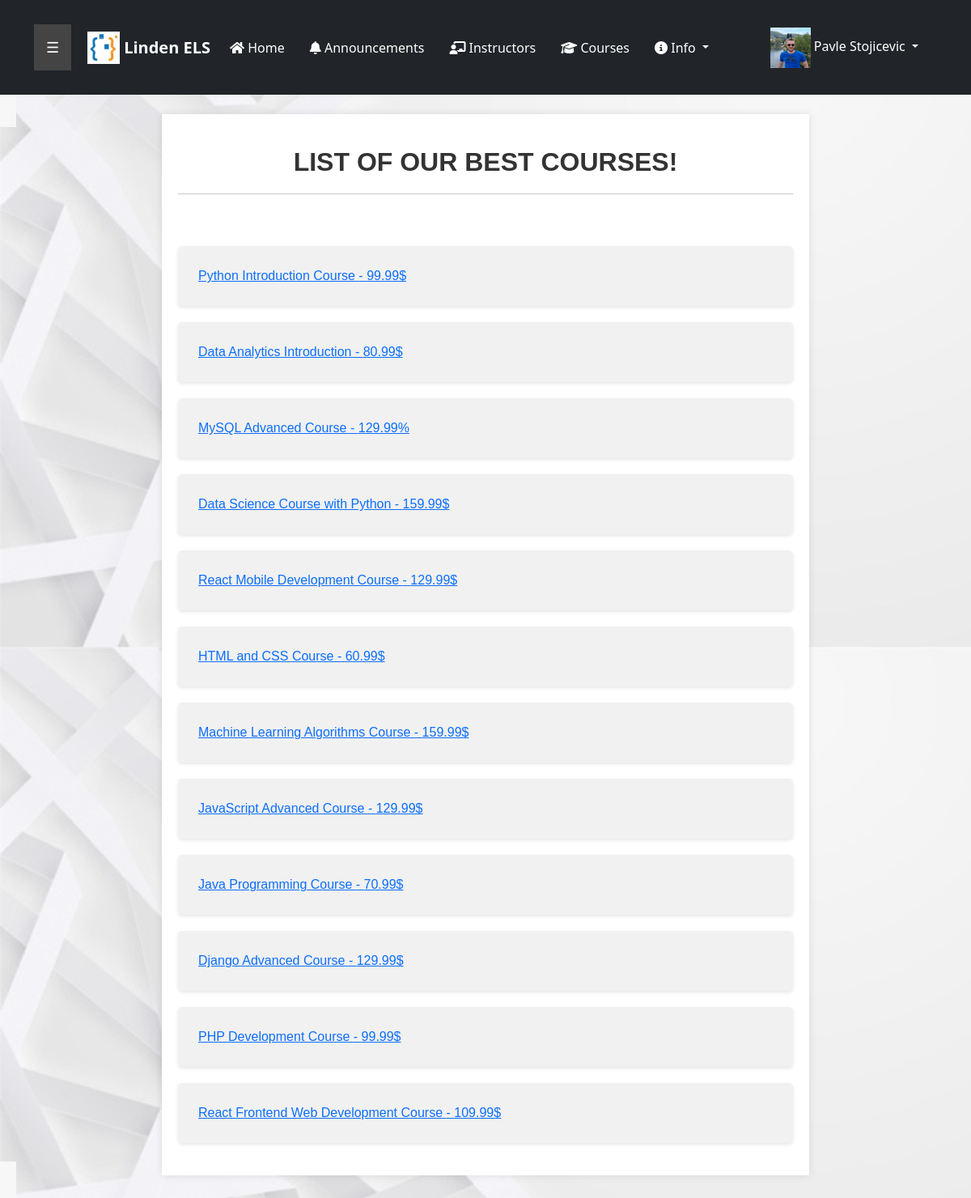
/course_list/ (signed in), run on the app's committed database.
### elearn/models.py (models this page shows, shortened)
class User(AbstractUser):
    is_learner = models.BooleanField(default=True)
    is_teacher = models.BooleanField(default=False, null=True)
    is_admin = models.BooleanField(default=False, null=True)

class UserProfile(models.Model):
    user = models.OneToOneField(User, on_delete=models.CASCADE, null=True)
    enrolled_courses = models.ManyToManyField(Course)
    profile_pic = models.ImageField(upload_to="images")
    bio = models.TextField()
    instagram = models.URLField(blank=True, null=True)
    facebook = models.URLField(blank=True, null=True)
    twitter = models.URLField(blank=True, null=True)
    linkedin = models.URLField(blank=True, null=True)
    birth_date = models.CharField(max_length=11)

class Course(models.Model):
    name = models.CharField(max_length=155, blank=False)
    description = models.TextField()
    color = models.CharField(default='#00bbff', max_length=7)
    badge = models.ImageField(upload_to="images")
    price = models.CharField(default='50.99$', max_length=10)
    instructor = models.CharField(max_length=155, null=True)

### elearn/views.py (the view)
# urls.py: path('course_list/', views.CourseListView.as_view(), name='course_list'),
class CourseListView(ListView):
    model = Course
    queryset = Course.objects.all()
    template_name = "course_list.html"

### templates/course_list.html (shortened to what this page needs)
{% extends 'base.html' %}
{% load static %}
{%block content%}
<!DOCTYPE html>
<html>
<body2>
    <div class="container2">
    <h1 class="x">LIST OF OUR BEST COURSES!</h1>
    <hr><br><br>
        <ul class="c1class">
            {% for object in object_list %}
                <a href="{% url 'course_detail' object.pk %}"><li class="c2class">{{ object.name }} - {{object.price}}</li></a>            {% endfor %}
        </ul>
    </div>
</body2>
</html>
{%endblock%}

### templates/navbar.html (shortened to what this page needs)
<!DOCTYPE html>
{% load static %}
<html>
<head>
  <link rel="stylesheet" href="https://cdnjs.cloudflare.com/ajax/libs/font-awesome/5.15.3/css/all.min.css" />
  <link rel="stylesheet" href="{% static 'ELS/css/navbar.css' %}">
  <link rel="stylesheet" href="{% static 'ELS/css/sidebar.css' %}">
</head>
<body>
  <div class="navbar-wrapper">
    <nav class="navbar navbar-expand-lg navbar-dark bg-dark">
      <div class="container-fluid">
        {% if user.is_staff or user.is_admin %}
        <div id="main">
          <button class="openbtn" onclick="openNav()">&#9776;</button>
        </div>
        {%endif%}
        <a class="navbar-brand" href="#">
          <img src="{% static 'ELS/img/logo.jpg' %}" alt="Logo" class="navbar-logo">
          Linden ELS
        </a>
        <div class="collapse navbar-collapse" id="navbarSupportedContent">
          <ul class="navbar-nav">
            <li class="nav-item">
              <a class="nav-link" href="{% url 'home' %}"><i class="fa fa-home"></i>
                Home</a>
            </li>
            {% if user.is_authenticated %}
            <li class="nav-item">
              <a class="nav-link" href="{% url 'announcements' %}"><i class="fa-solid fa-bell"></i> Announcements</a>
            </li>
            {%endif%}
            <li class="nav-item">
              <a class="nav-link" href="{% url 'instructors' %}"><i class="fa-solid fa-chalkboard-user"></i> Instructors</a>
            </li>
            <li class="nav-item">
              <a class="nav-link" href="{% url 'course_list' %}"><i class="fa-solid fa-graduation-cap"></i> Courses</a>
            </li>
            <div class="navbar-nav justify-content-end">
            <li class="nav-item dropdown">
              <a class="nav-link dropdown-toggle" href="" role="button" data-bs-toggle="dropdown" aria-haspopup="true" aria-expanded="false">
                <i class="fa-solid fa-circle-info"></i> Info
              </a>
            </li>
          </ul>
        </div>
          <ul class="navbar-nav justify-content-end">
            {% if user.is_authenticated %}
              <li class="nav-item dropdown account-dropdown">
                <a class="nav-link dropdown-toggle" href=""  role="button" data-bs-toggle="dropdown" aria-haspopup="true" aria-expanded="false">
                  <img src="{{user.userprofile.profile_pic.url}}" width="50px" height="50px"> {{user.first_name}} {{user.last_name}}
                </a>
              </li>
            {%endif%}
          </ul>
        </div>
      </div>
</body>
</html>

### static/ELS/css/course.css (style rules this page uses)
body2 { font-family: Arial, sans-serif; background-color: #f7f7f7; margin: 0; padding: 20px; }
.container2 { max-width: 800px; margin: 0 auto; padding: 20px; background-color: #fff; box-shadow: 0 0 10px rgba(0, 0, 0, 0.1); }
h1.x { font-size: 32px; font-weight: bold; color: #333; text-align: center; margin-top: 20px; margin-bottom: 20px; opacity: 0; animation-name: title-fade-in; animation-duration: 1s; animation-delay: 0.5s; animation-fill-mode: forwards; }
ul.c1class { list-style-type: none; padding: 0; }
li.c2class { background-color: #f1f1f1; border-radius: 5px; padding: 25px; margin-bottom: 20px; box-shadow: 0 2px 4px rgba(0, 0, 0, 0.1); transition: background-color 0.3s ease; }

### static/ELS/css/navbar.css (style rules this page uses)
.navbar-wrapper { position: sticky; top: 0; z-index: 100; }
.navbar { background-color: #1e1e1e; padding: 10px; }
.navbar-brand { display: flex; align-items: center; color: #fff; font-weight: bold; text-decoration: none; }
.navbar-logo { width: 40px; height: 40px; margin-right: 5px; }
.nav-link { color: #fff; margin-right: 15px; }
.account-dropdown { margin-right: 20px; }

### static/ELS/css/sidebar.css (style rules this page uses)
.openbtn { font-size: 18px; cursor: pointer; background-color: #444444; color: white; padding: 15px 15px; border: none; }
#main { transition: margin-left .5s; padding: 20px; }

### templates/base.html (style rules this page uses)
#bg { background-repeat: repeat; background-size: 100%; }

### data on the page
User: userprofile.profile_pic (picture), first_name "Pavle", last_name "Stojicevic"
Course: name "Python Introduction Course", price "99.99$"
Course: name "Data Analytics Introduction", price "80.99$"
Course: name "MySQL Advanced Course", price "129.99%"
Course: name "Data Science Course with Python", price "159.99$"
Course: name "React Mobile Development Course", price "129.99$"
Course: name "HTML and CSS Course", price "60.99$"
Course: name "Machine Learning Algorithms Course", price "159.99$"
Course: name "JavaScript Advanced Course", price "129.99$"
Course: name "Java Programming Course", price "70.99$"
Course: name "Django Advanced Course", price "129.99$"
Course: name "PHP Development Course", price "99.99$"
Course: name "React Frontend Web Development Course", price "109.99$"
